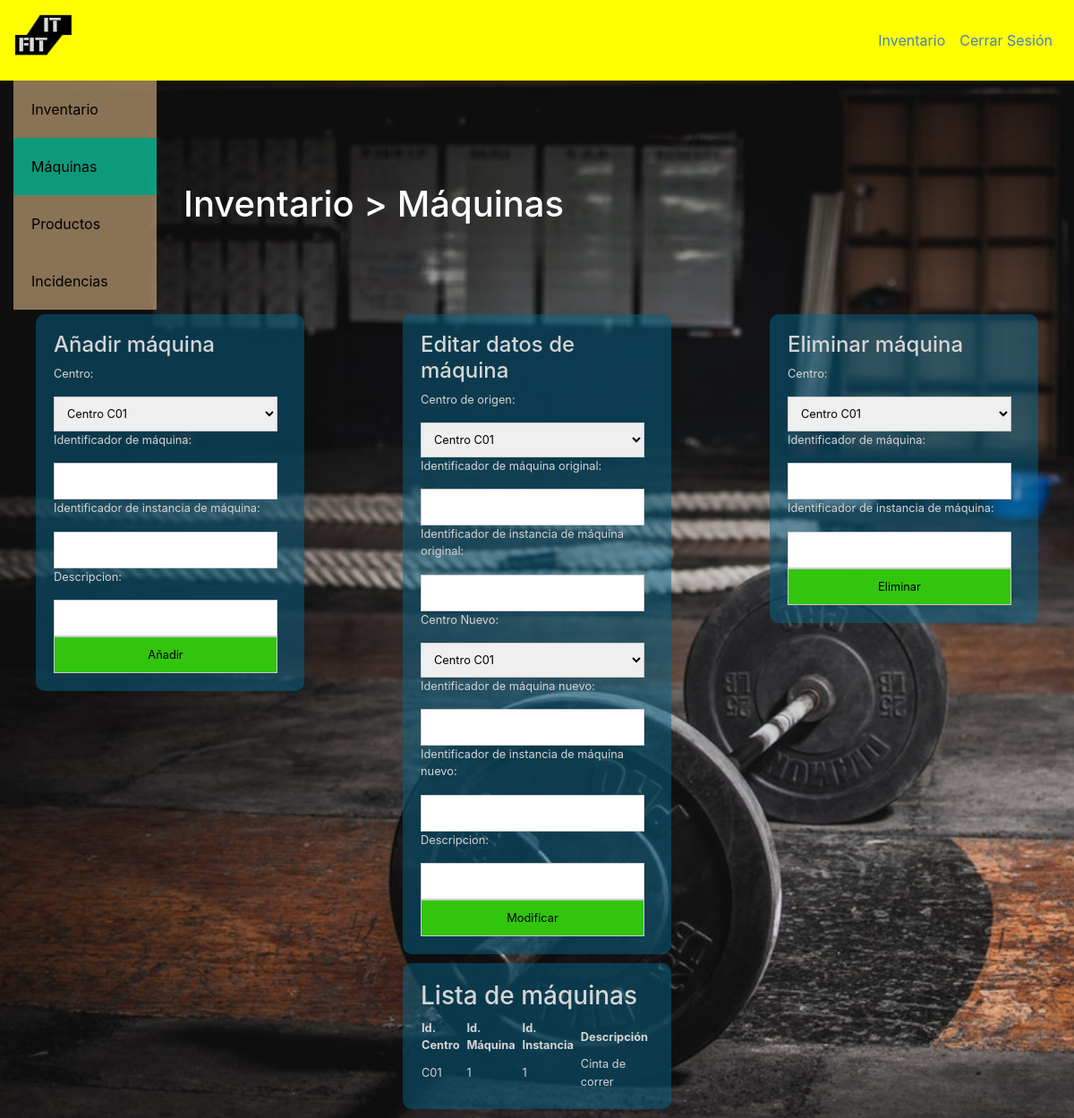
/Inventario/maquinas.php (signed in), run on an earlier commit of the app's database.
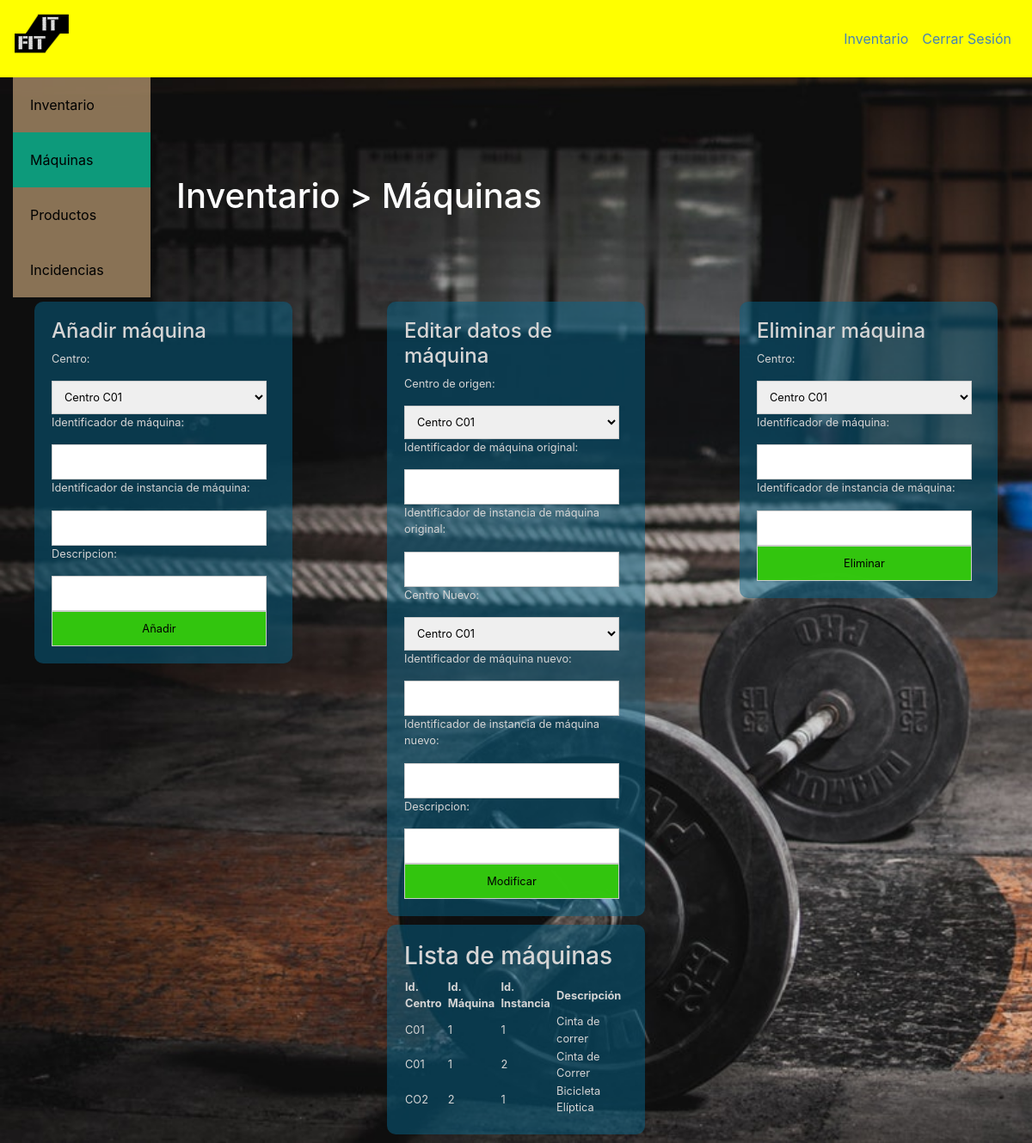
And on a later commit of the database.
### tables this page shows
CREATE TABLE `maquinas` (
  `IdCentro` varchar(3) NOT NULL,
  `IdMaquina` int(11) NOT NULL,
  `IdInstancia` int(11) NOT NULL,
  `Descripcion` varchar(30) DEFAULT NULL
);

### Inventario/maquinas.php (the view, shortened to what this page needs)
<!DOCTYPE html>
<html>
    <head>
    <link rel="stylesheet" type="text/css" href="../styles/estilos.css">
    <link rel="stylesheet" type="text/css" href="../styles/form.css">
    <link rel="stylesheet" href="../styles/inicio.css">
    <link rel="stylesheet" href="https://stackpath.bootstrapcdn.com/bootstrap/4.4.1/css/bootstrap.min.css">
    </head>
    <body>
        <nav class="navbar sticky-top navbar-expand-lg navbar-dark header">
        <a href="../inicio.html" class="navbar-brand mr-auto">
            <img src="../img/Logo.png" alt="ITFit" width="64" height="64"/>
        </a>
        <span class="areagestion navbar-text">
            <ul class="navbar-nav">
                <li class="nav-link">
                    <a class ="enlace" href="#">Inventario</a>
                </li>
                <li class="nav-link">
                    <a class ="enlace" href="../php/logout.php">Cerrar Sesión</a>
                </li>
            </ul>
        </span>
    </nav>
    <div class="inicio container">
        <div class="row">
            <div class="vertical-menu col-lg-2 col-sm-3">
                <a href="./inventario.php">Inventario</a>
                <a href="#" class="active">Máquinas</a>
                <a href="./productos.php">Productos</a>
                <a href="./incidencias.php">Incidencias</a>
            </div>
            <div class="inicio col-lg-6 col-sm-6">
                <h1>Inventario > Máquinas</h1>
            </div>
        </div>
    </div>
    <div class="row">
        <div class="col-lg-4 col-sm-6">
            <form action="../php/Inventario/anadirmaquina.php" method="post">
                <h4>Añadir máquina</h4>
                <p>Centro:</p>
                <select name="IdCentro" class="field">
                    <?php
                        $db = mysqli_connect(DB_SERVER,DB_USERNAME,DB_PASSWORD,DB_DATABASE) or die ("<h5>No puedo conectarme a la BD.</h5>");
                        $consulta = "Select IdCentro from Centro" ;
                        $resultado = mysqli_query( $db, $consulta ) or die ( "Algo ha ido mal en la consulta a la base de datos");
                        while($columna = mysqli_fetch_array($resultado)){
                            echo "<option value=" . $columna['IdCentro'] . "> Centro " . $columna['IdCentro'] . "</option>" ;
                        }
                    ?>
                </select>
                <p>Identificador de máquina:</p>
                <input type="text" name="IdMaquina" size="20" class="field" maxlength="30"/>
                <p>Identificador de instancia de máquina:</p>
                <input type="text" name="IdInstancia" size="20" class="field" maxlength="30"/>
                <p>Descripcion:</p>
                <input type="text" name="Descripcion" size="20" class="field" maxlength="30"/>
                <input type="submit" class="botton" value="Añadir">
            </form>
        </div>
        <div class="col-lg-4 col-sm-6">
            <form action="../php/Inventario/alterarmaquina.php" method="post">
                <h4>Editar datos de máquina</h4>
                <p>Centro de origen:</p>
                <select name="IdCentroOrig" class="field">
                    <?php
                        $db = mysqli_connect(DB_SERVER,DB_USERNAME,DB_PASSWORD,DB_DATABASE) or die ("<h5>No puedo conectarme a la BD.</h5>");
                        $consulta = "Select IdCentro from Centro" ;
                        $resultado = mysqli_query( $db, $consulta ) or die ( "Algo ha ido mal en la consulta a la base de datos");
                        while($columna = mysqli_fetch_array($resultado)){
                            echo "<option value=" . $columna['IdCentro'] . "> Centro " . $columna['IdCentro'] . "</option>" ;
                        }
                    ?>
                </select>
                <p>Identificador de máquina original:</p>
                <input type="text" name="IdMaquinaOrig" size="20" class="field" maxlength="8"/>
                <p>Identificador de instancia de máquina original:</p>
                <input type="text" name="IdInstanciaOrig" size="20" class="field" maxlength="8"/>
                <p>Centro Nuevo:</p>
                <select name="IdCentroNew" class="field">
                    <?php
                        $db = mysqli_connect(DB_SERVER,DB_USERNAME,DB_PASSWORD,DB_DATABASE) or die ("<h5>No puedo conectarme a la BD.</h5>");
                        $consulta = "Select IdCentro from Centro" ;
                        $resultado = mysqli_query( $db, $consulta ) or die ( "Algo ha ido mal en la consulta a la base de datos");
                        while($columna = mysqli_fetch_array($resultado)){
                            echo "<option value=" . $columna['IdCentro'] . "> Centro " . $columna['IdCentro'] . "</option>" ;
                        }
                    ?>
                </select>
                <p>Identificador de máquina nuevo:</p>
                <input type="text" name="IdMaquinaNew" size="20" class="field" maxlength="8"/>
                <p>Identificador de instancia de máquina nuevo:</p>
                <input type="text" name="IdInstanciaNew" size="20" class="field" maxlength="8"/>
                <p>Descripcion:</p>
                <input type="text" name="Descripcion" size="20" class="field" maxlength="8"/>
                <input type="submit" class="botton" value="Modificar">
            </form>
        </div>
        <div class="col-lg-4 col-sm-6">
            <form action="../php/Inventario/eliminarmaquina.php" method="post">
                <h4>Eliminar máquina</h4>
                <p>Centro:</p>
                <select name="IdCentro" class="field">
                    <?php
                        $db = mysqli_connect(DB_SERVER,DB_USERNAME,DB_PASSWORD,DB_DATABASE) or die ("<h5>No puedo conectarme a la BD.</h5>");
                        $consulta = "Select IdCentro from Centro" ;
                        $resultado = mysqli_query( $db, $consulta ) or die ( "Algo ha ido mal en la consulta a la base de datos");
                        while($columna = mysqli_fetch_array($resultado)){
                            echo "<option value=" . $columna['IdCentro'] . "> Centro " . $columna['IdCentro'] . "</option>" ;
                        }
                    ?>
                </select>
                <p>Identificador de máquina:</p>
                <input type="text" name="IdMaquina" size="20" class="field" maxlength="8"/>
                <p>Identificador de instancia de máquina:</p>
                <input type="text" name="IdInstancia" size="20" class="field" maxlength="8"/>
                <input type="submit" class="botton" value="Eliminar">
            </form>
        </div>
    </div>
    <div class="row">
        <div class="col-sm-12">
            <form>
            <h3>Lista de máquinas</h3>
            <?php
                $db = mysqli_connect(DB_SERVER,DB_USERNAME,DB_PASSWORD,DB_DATABASE) or die ("<h5>No puedo conectarme a la BD.</h5>");
                $consulta = "Select * from Maquinas Order By IdCentro" ;
                $resultado = mysqli_query( $db, $consulta ) or die ( "Algo ha ido mal en la consulta a la base de datos");
                echo "<table borde='2'>";
                echo "<tr>";
                echo "<th>Id. Centro</th>";
                echo "<th>Id. Máquina</th>";
                echo "<th>Id. Instancia</th>";
                echo "<th>Descripción</th>";
                echo "</tr>";
                while($columna = mysqli_fetch_array($resultado)){
                    echo "<tr>";
	                echo "<td>" . $columna['IdCentro'] . "</td><td>" . $columna['IdMaquina'] . "</td><td>" . $columna['IdInstancia'] ."</td><td>" . $columna['Descripcion'] . "</td>";
	                echo "</tr>";
                }
                echo "</table>";
            ?>
        </form>
        </div>
    </div>
    </body>
</html>

### styles/estilos.css (style rules this page uses)
.vertical-menu { width: 200px; padding-bottom: 5px; }
.vertical-menu a { background-color: rgba(222, 184, 135, 0.596); color:black; display: block; padding: 20px; text-decoration: none; }
.vertical-menu a.active { background-color: rgba(14, 250, 199, 0.596); }

### styles/form.css (style rules this page uses)
form { position: relative; margin:0 auto; font-size: 0.8em; border-radius: 10px; color: rgb(214, 213, 213); width: 300px; padding:20px; background-color: rgba(7, 101, 138, 0.5); margin-bottom: 10px; }
input,select { border:0; }
.field { border: solid 1px #ccc; width: 250px; padding:10px; }
.botton { border: solid 1px #ccc; width: 250px; padding:10px; background-color: rgba(51, 199, 14, 0.993); }

### styles/inicio.css (style rules this page uses)
nav.header { background-color: yellow; }
li.nav-link a.enlace { color: steelblue; }
body { background-image: url("../img/gimnasio.jpg"); background-color: powderblue; background-attachment: fixed; background-repeat: no-repeat; background-size: cover; }
div.inicio { padding-top: 10%; color: white; }
.inicio.container { margin-left: 0px; padding-top: 0px; }

What changed in the data, as far as the page shows it:
added maquinas: IdCentro "C01", IdMaquina "1", IdInstancia "2", Descripcion "Cinta de Correr"
added maquinas: IdCentro "CO2", IdMaquina "2", IdInstancia "1", Descripcion "Bicicleta Elíptica"
